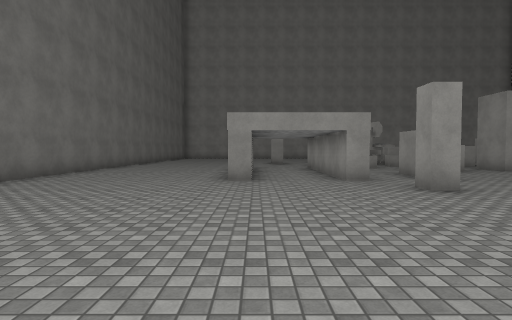
[1] (above)

17 first-person views from a walk through a 3-D level made in the Unity game engine. The camera is 1.4 m above the floor, tilts 2° down and sees 80° across. The floor is counted in squares, 2 m on a side. Each view is taken from the middle of a square. On the plan, view 1 faces up. The plan holds only what a view shows up to about 10 squares ahead; the rest is blank. The player character is not drawn. Surface patterns are stand-ins for the level's own textures.

[2]
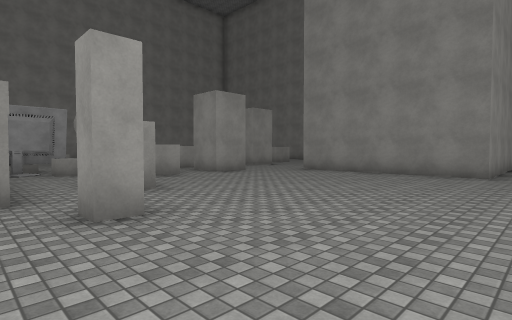

[3]
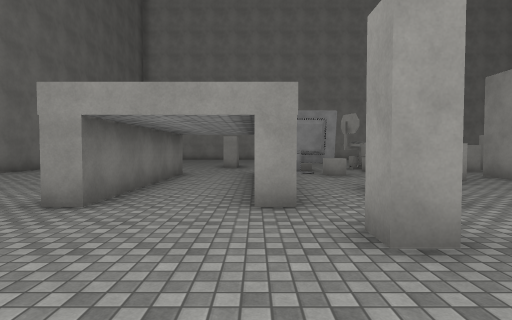

[4]
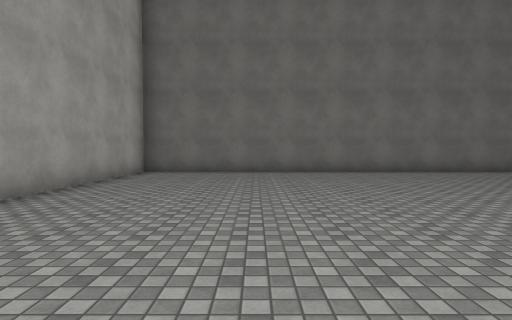

[5]
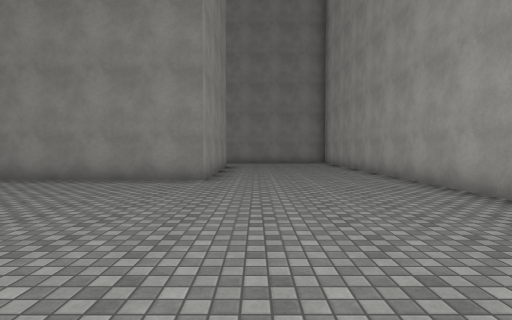

[6]
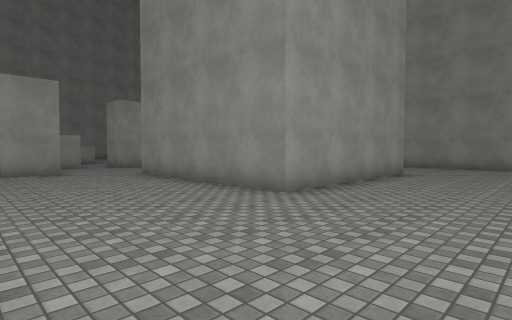

[7]
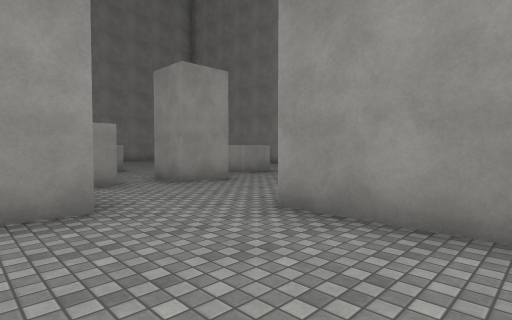

[8]
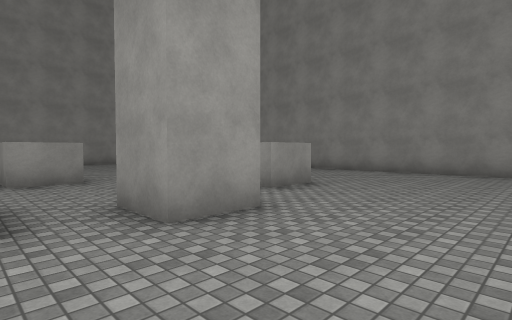

[9]
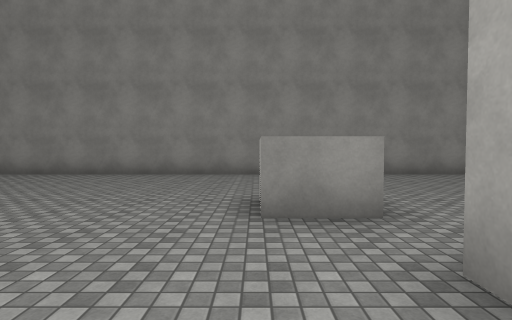

[10]
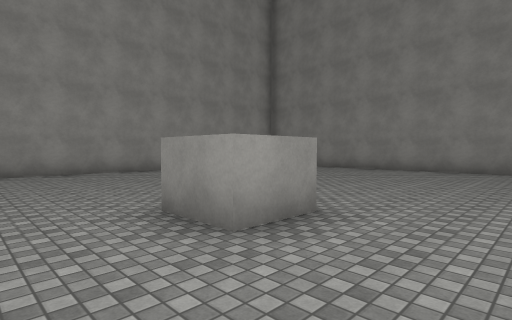

[11]
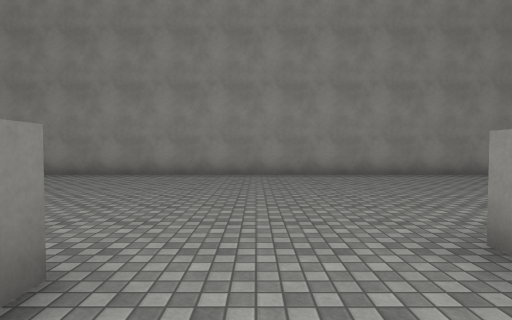

[12]
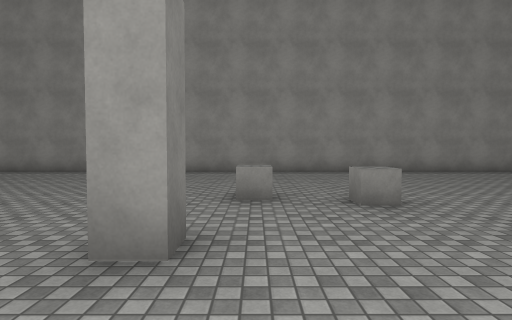

[13]
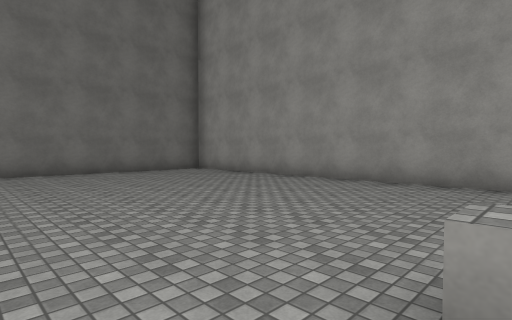

[14]
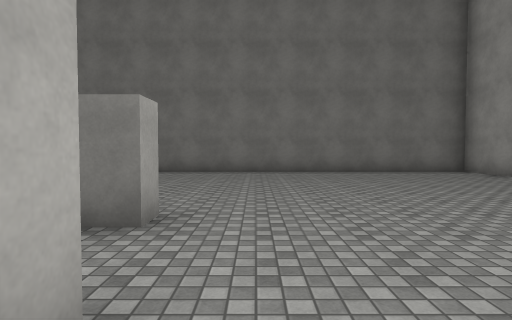

[15]
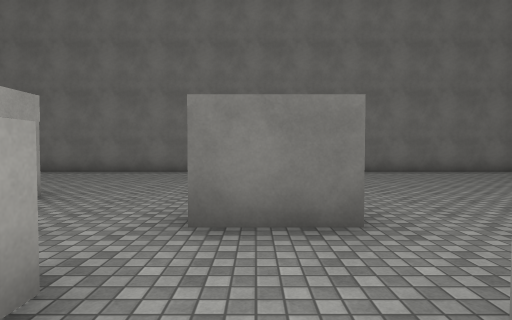

[16]
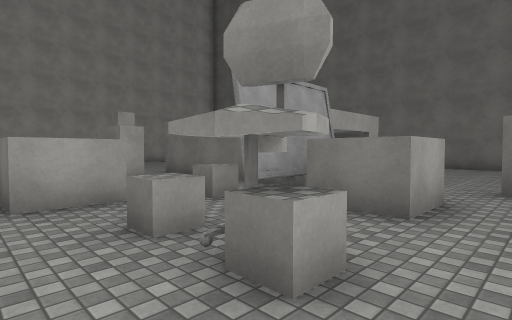

[17]
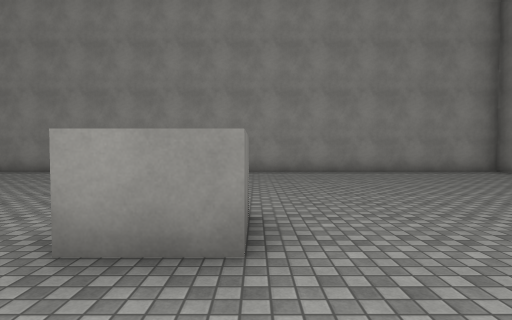

### Floor plan
Points are (right, up) in squares from view 1. A wall is a line through its corners. A room is listed if a view was taken in it or the views show most of it. See-through windows are left out.
Room 1 (views 1, 2, 3, 4, 5, 6, 7, 8, 9, 10, 11, 12, 13, 14, 15, 16, 17)
walls: (9.1, 9.6) (7.9, 9.6) (7.9, 10.9); (10.2, 12) (9.8, 12); (4.1, 7.8) (4.1, 8.7) (4.5, 8.7); (2.5, 11.2) (2.5, 6.7) (2, 6.7) (2, 10); (12.2, 12.8) (12.8, 12.8); (12.8, 11.6) (11.4, 11.6) (11.4, 12.9); (2.9, 16.4) (3.4, 16.4) (3.4, 15.9) (2.9, 15.9); (3.5, 5.1) (3, 5.1) (3, 5.8); (-0.1, 11.8) (-0.1, 6.7) (-0.6, 6.7); (0.8, 16) (1.3, 16) (1.3, 14.4); (16.1, 3.2) (10.9, 3.2) (10.9, 8.5); (8.1, -1.5) (14, -1.5); (19.5, 8.1) (19.5, 21.2); (19.5, 1) (19.5, 1.8); (19.5, 22.9) (19.5, 23.5) (-5.5, 23.5) (-5.5, -1.5) (-0.1, -1.5)
objects: other object (2, 12) to (4, 12); other object (3, 13) to (3, 14); other object (4, 11); other object (4, 18); other object (5, 14) to (6, 14); other object (6, 10); other object (6, 13); other object (6, 18); other object (7, 16) to (8, 16); other object (8, 13); other object (11, 16) to (12, 17); other object (14, 13) to (15, 14)

Positions as (right, up) in squares from view 1, and headings:
1: (0, 0), facing up
2: (2, 2), facing up-right
3: (2, 3), facing up
4: (4, 2), facing left
5: (4, 2), facing right
6: (7, 0), facing up-right
7: (8, 6), facing up-right
8: (10, 9), facing up-right
9: (11, 14), facing right
10: (9, 14), facing up-right
11: (9, 15), facing up
12: (4, 14), facing up
13: (4, 17), facing up-left
14: (4, 17), facing left
15: (4, 15), facing left
16: (7, 15), facing down-left
17: (12, 14), facing up
